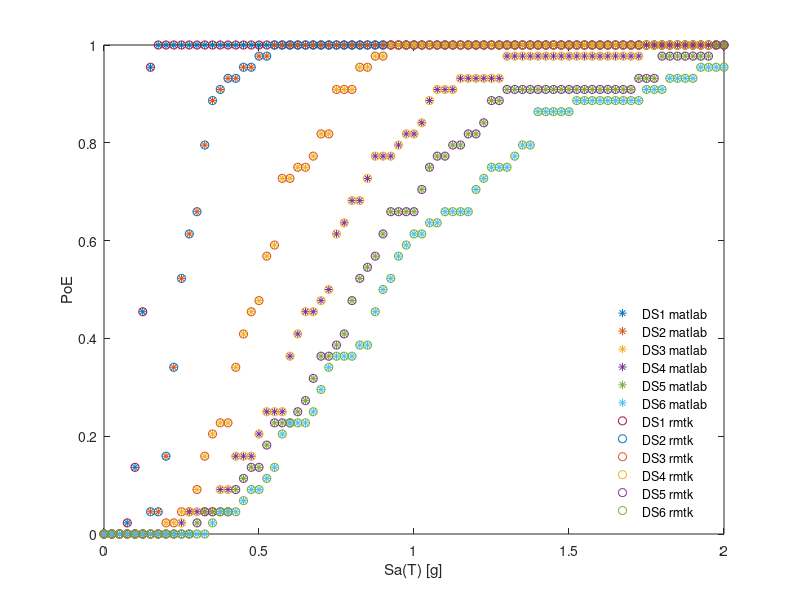

MATLAB code to generate this figure:
clc;close all;clear all;
Pex_m=csvread('results/DiscreteFragility_matlab.csv');
Pex_p=csvread('results/DiscreteFragility.csv');
iml = csvread('inputs/IMval.csv');
plot(iml,Pex_m,'*')
hold on 
plot(iml,Pex_p,'o')
legend1=legend('DS1 matlab','DS2 matlab','DS3 matlab','DS4 matlab','DS5 matlab','DS6 matlab',...
    'DS1 rmtk','DS2 rmtk','DS3 rmtk','DS4 rmtk','DS5 rmtk','DS6 rmtk');
set(legend1,'Location','SouthEast')
legend boxoff
xlabel('Sa(T) [g]')
ylabel('PoE')
